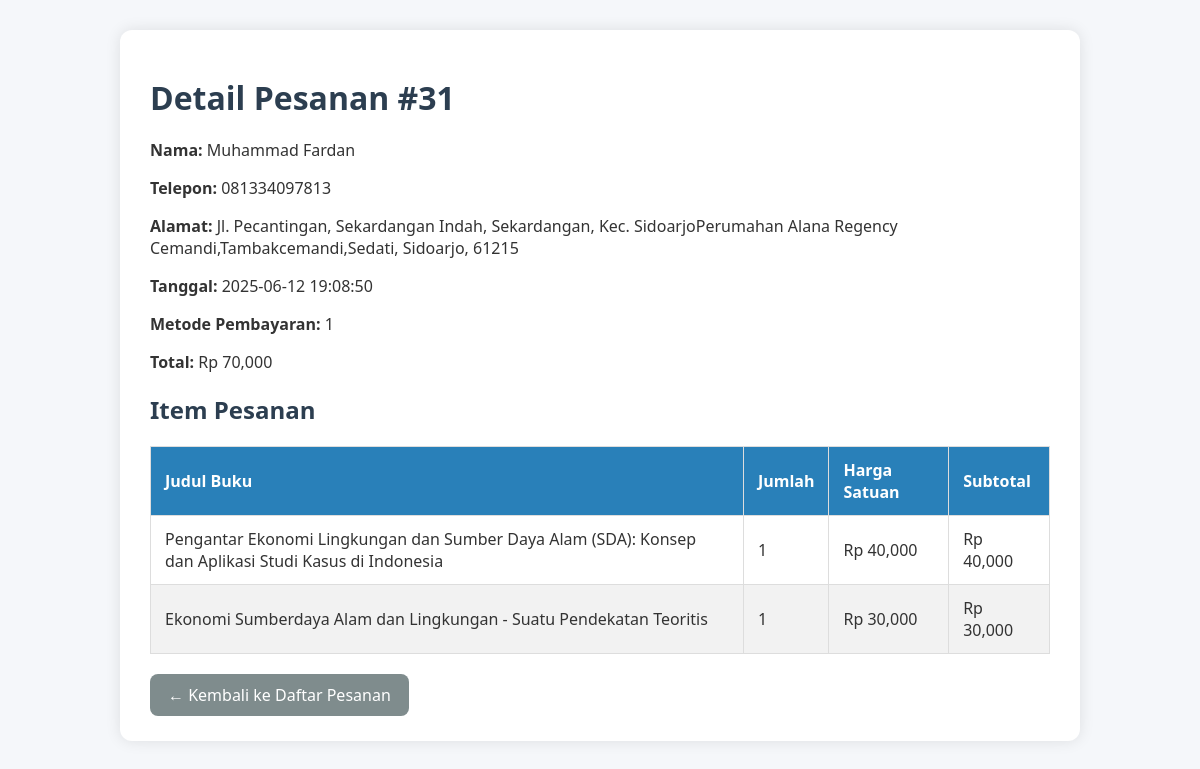
/dashboard_admin/admin_order_detail.php?id=31, run on the app's committed database.
### tables this page shows
CREATE TABLE `orders` (
  `id` int(11) NOT NULL,
  `user_id` int(11) DEFAULT NULL,
  `user_email` varchar(255) DEFAULT NULL,
  `full_name` varchar(255) DEFAULT NULL,
  `phone` varchar(20) DEFAULT NULL,
  `address` text DEFAULT NULL,
  `city` varchar(100) DEFAULT NULL,
  `postal_code` varchar(20) DEFAULT NULL,
  `payment_method` int(11) DEFAULT NULL,
  `total_price` decimal(10,2) DEFAULT NULL,
  `order_date` datetime DEFAULT current_timestamp()
);

CREATE TABLE `order_items` (
  `id` int(11) NOT NULL,
  `order_id` int(11) DEFAULT NULL,
  `book_id` int(11) DEFAULT NULL,
  `quantity` int(11) DEFAULT 1,
  `price` decimal(10,2) DEFAULT NULL
);

CREATE TABLE `books` (
  `id` int(11) NOT NULL,
  `title` varchar(255) DEFAULT NULL,
  `author` varchar(255) DEFAULT NULL,
  `price` decimal(10,2) DEFAULT NULL,
  `image` varchar(255) DEFAULT NULL,
  `description` text DEFAULT NULL
);

### dashboard_admin/admin_order_detail.php (the view, shortened to what this page needs)
<?php
$host = 'localhost';
$username = 'root';
$password = '';
$database = 'project_ukl_ku';
$conn = new mysqli($host, $username, $password, $database);
$order_id = intval($_GET['id']);
$orderQuery = $conn->prepare("SELECT * FROM orders WHERE id = ?");
$orderQuery->bind_param("i", $order_id);
$orderQuery->execute();
$orderResult = $orderQuery->get_result();
$order = $orderResult->fetch_assoc();
$itemQuery = $conn->prepare("
    SELECT oi.quantity, oi.price, b.title
    FROM order_items oi
    JOIN books b ON oi.book_id = b.id
    WHERE oi.order_id = ?
");
$itemQuery->bind_param("i", $order_id);
$itemQuery->execute();
$items = $itemQuery->get_result();
?>
<!DOCTYPE html>
<html>
<head>
    <link rel="stylesheet" href="admin_order.css">
</head>
<body>
    <div class="container">
        <h1>Detail Pesanan #<?= $order['id']; ?></h1>
        <p><strong>Nama:</strong> <?= htmlspecialchars($order['full_name']); ?></p>
        <p><strong>Telepon:</strong> <?= htmlspecialchars($order['phone']); ?></p>
        <p><strong>Alamat:</strong> <?= htmlspecialchars($order['address']); ?>, <?= $order['city']; ?>, <?= $order['postal_code']; ?></p>
        <p><strong>Tanggal:</strong> <?= $order['order_date']; ?></p>
        <p><strong>Metode Pembayaran:</strong> <?= $order['payment_method']; ?></p>
        <p><strong>Total:</strong> Rp <?= number_format($order['total_price'], 3, ',', '.'); ?></p>
        <h2>Item Pesanan</h2>
        <table>
            <thead>
                <tr>
                    <th>Judul Buku</th>
                    <th>Jumlah</th>
                    <th>Harga Satuan</th>
                    <th>Subtotal</th>
                </tr>
            </thead>
            <tbody>
                <?php while ($item = $items->fetch_assoc()) { ?>
                    <tr>
                        <td><?= htmlspecialchars($item['title']); ?></td>
                        <td><?= $item['quantity']; ?></td>
                        <td>Rp <?= number_format($item['price'], 3, ',', '.'); ?></td>
                        <td>Rp <?= number_format($item['quantity'] * $item['price'], 3, ',', '.'); ?></td>
                    </tr>
                <?php } ?>
            </tbody>
        </table>
        <a href="admin_orders.php" class="btn back">← Kembali ke Daftar Pesanan</a>
    </div>
</body>
</html>

### dashboard_admin/admin_order.css (style rules this page uses)
body { font-family: 'Segoe UI', Tahoma, Geneva, Verdana, sans-serif; background: #f5f7fa; color: #333; margin: 0; padding: 0; }
.container { width: 90%; max-width: 900px; margin: 30px auto; background: #fff; padding: 25px 30px; border-radius: 12px; box-shadow: 0 0 15px rgba(0,0,0,0.1); }
h1, h2 { color: #2c3e50; margin-bottom: 20px; }
table { width: 100%; border-collapse: collapse; margin-top: 20px; }
table th, table td { border: 1px solid #ddd; padding: 12px 14px; text-align: left; }
table th { background-color: #2980b9; color: white; }
table tr:nth-child(even) { background-color: #f2f2f2; }
.btn { display: inline-block; padding: 10px 18px; background-color: #27ae60; color: white; text-decoration: none; border-radius: 8px; margin-top: 20px; transition: 0.3s; }
.btn.back { background-color: #7f8c8d; }

### data on the page
orders: id "31", full_name "Muhammad Fardan", phone "081334097813", address "Jl. Pecantingan, Sekardangan Indah, Sekardangan, Kec. SidoarjoPerumahan Alana Regency Cemandi,Tambakcemandi,Sedati", city "Sidoarjo", postal_code "61215", order_date "2025-06-12 19:08:50", payment_method "1", total_price "70,000"
order_items: book.title "Pengantar Ekonomi Lingkungan dan Sumber Daya Alam (SDA): Konsep dan Aplikasi Studi Kasus di Indonesia", quantity "1", price "40,000", $item['quantity'] * $item['price'] "40,000"
order_items: book.title "Ekonomi Sumberdaya Alam dan Lingkungan - Suatu Pendekatan Teoritis", quantity "1", price "30,000", $item['quantity'] * $item['price'] "30,000"
